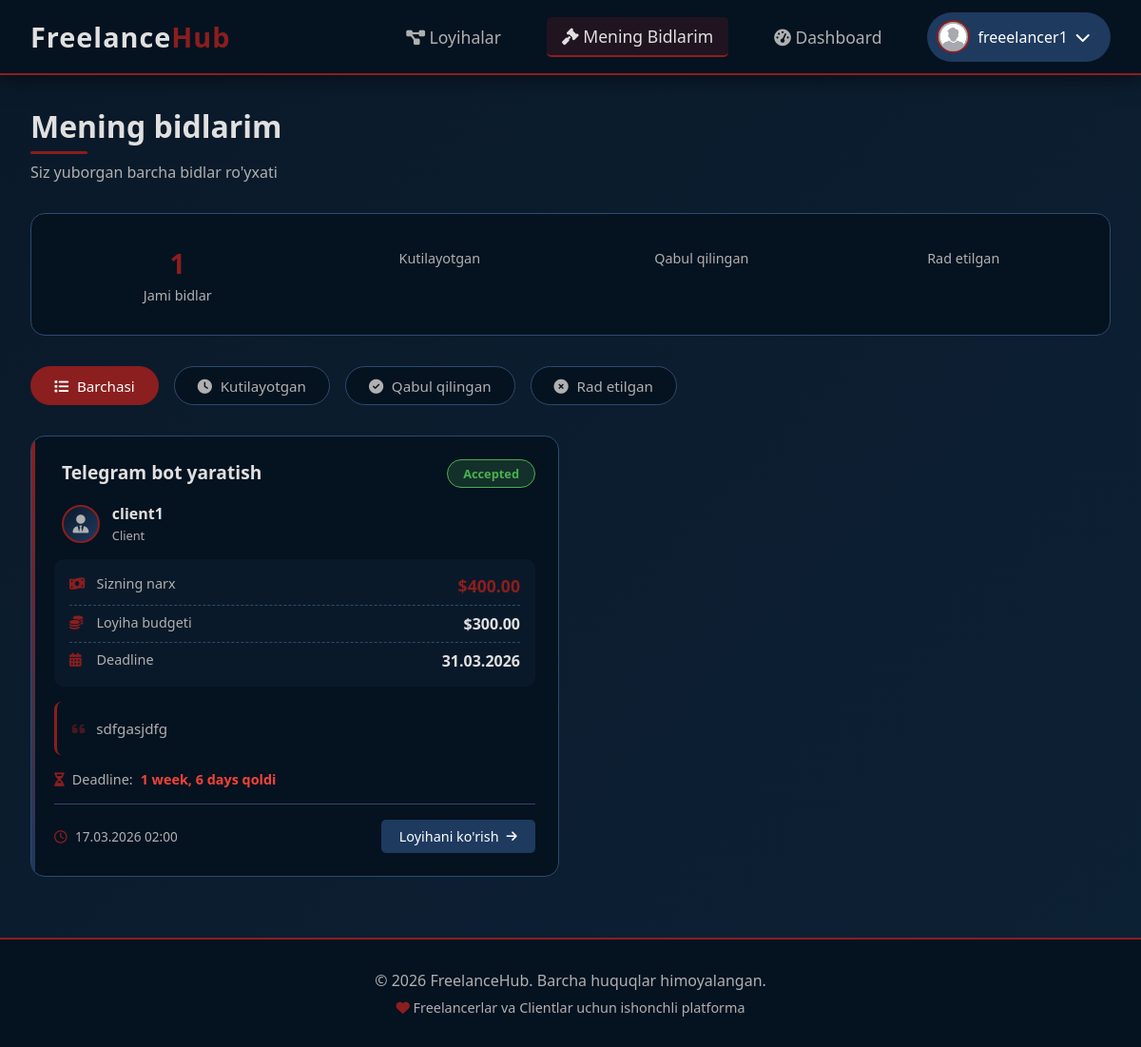
Screenshot of /bids/my-bids/ (signed in) with the database file from the repository.
### accounts/models.py (models this page shows, shortened)
class User(AbstractUser):
    ROLE_CHOICES = (
        ('client', 'Client'),
        ('freelancer', 'Freelancer'),
    )
    phone_regex = RegexValidator(regex=r'^\+?998?\d{9}$')
    email = models.EmailField(  null=True, blank=True)
    phone_number = models.CharField(max_length=15,  validators=[phone_regex], blank=True,null=True)
    first_name = models.CharField(max_length=20, blank=True, null=True)
    last_name = models.CharField(max_length=20, blank=True, null=True)
    role = models.CharField(max_length=10, choices=ROLE_CHOICES, default='client')
    bio = models.TextField(blank=True, null=True)
    profile_picture = models.ImageField(upload_to='profile_pics/', blank=True, null=True, default='default.png')
    created_at = models.DateTimeField(auto_now_add=True)

### bids/models.py (models this page shows)
class Bid(models.Model):
    STATUS_CHOICES = (
        ('pending', 'Pending'),
        ('accepted', 'Accepted'),
        ('rejected', 'Rejected'),
    )
    project = models.ForeignKey(Project, on_delete=models.CASCADE, related_name="bids")
    freelancer = models.ForeignKey(settings.AUTH_USER_MODEL, on_delete=models.CASCADE, related_name='bids')
    price = models.DecimalField(max_digits=12, decimal_places=2)
    message = models.TextField()
    status = models.CharField(max_length=20, choices=STATUS_CHOICES, default="pending")
    created_at = models.DateTimeField(auto_now_add=True)
    class Meta:
        unique_together = ('project', 'freelancer')

### projects/models.py (models this page shows)
class Project(models.Model):
    STATUS_CHOICES = (
        ('open', 'Open'),
        ('in_progress', 'In Progress'),
        ('completed', 'Completed'),
        ('cancelled', 'Cancelled'),
    )
    client = models.ForeignKey(settings.AUTH_USER_MODEL, on_delete=models.CASCADE, related_name='projects')
    title = models.CharField(max_length=200)
    description = models.TextField()
    budget = models.DecimalField(max_digits=10, decimal_places=2)
    deadline = models.DateField()
    status = models.CharField(max_length=20, choices=STATUS_CHOICES, default='open')
    created_at = models.DateField(auto_now_add=True)
    class Meta:
        ordering = ['-created_at']

### bids/views.py (the view)
# urls.py: path("my-bids/", MyBidsListView.as_view(), name="my_bids"),
class MyBidsListView(LoginRequiredMixin, View):
    def get(self, request):
        if request.user.role != 'freelancer':
            return redirect('project_list')
        my_bids = Bid.objects.filter(freelancer=request.user).select_related('project')
        return render(request, 'bids/my_bids.html', {'bids': my_bids})

### templates/bids/my_bids.html (shortened to what this page needs)
{% extends 'base.html' %}
{% block content %}
<div class="bids-header">
    <h1>Mening bidlarim</h1>
    <p>Siz yuborgan barcha bidlar ro'yxati</p>
</div>
{% if bids %}
<div class="stats-row">
    <div class="stat-item">
        <div class="stat-value">{{ bids.count }}</div>
        <div class="stat-label">Jami bidlar</div>
    </div>
    <div class="stat-item">
        <div class="stat-label">Kutilayotgan</div>
    </div>
    <div class="stat-item">
        <div class="stat-label">Qabul qilingan</div>
    </div>
    <div class="stat-item">
        <div class="stat-label">Rad etilgan</div>
    </div>
</div>
{% endif %}
<div class="filter-tabs">
    <button class="filter-btn active" onclick="filterBids('all')">
        <i class="fas fa-list"></i> Barchasi
    </button>
    <button class="filter-btn" onclick="filterBids('pending')">
        <i class="fas fa-clock"></i> Kutilayotgan
    </button>
    <button class="filter-btn" onclick="filterBids('accepted')">
        <i class="fas fa-check-circle"></i> Qabul qilingan
    </button>
    <button class="filter-btn" onclick="filterBids('rejected')">
        <i class="fas fa-times-circle"></i> Rad etilgan
    </button>
</div>
<div class="bids-grid">
    {% if bids %}
        {% for bid in bids %}
        <div class="bid-card" data-status="{{ bid.status }}">
            <div class="bid-header">
                <a href="{% url 'project_detail' bid.project.id %}" class="project-title">
                    {{ bid.project.title }}
                </a>
                <span class="bid-status {{ bid.status }}">
                    {{ bid.get_status_display }}
                </span>
            </div>
            <div class="client-info">
                <div class="client-avatar">
                    <i class="fas fa-user-tie"></i>
                </div>
                <div class="client-details">
                    <div class="client-name">{{ bid.project.client.username }}</div>
                    <div class="client-role">Client</div>
                </div>
            </div>
            <div class="bid-details">
                <div class="detail-row">
                    <span class="detail-label">
                        <i class="fas fa-money-bill-wave"></i> Sizning narx
                    </span>
                    <span class="detail-value price">${{ bid.price }}</span>
                </div>
                <div class="detail-row">
                    <span class="detail-label">
                        <i class="fas fa-coins"></i> Loyiha budgeti
                    </span>
                    <span class="detail-value">${{ bid.project.budget }}</span>
                </div>
                <div class="detail-row">
                    <span class="detail-label">
                        <i class="fas fa-calendar-alt"></i> Deadline
                    </span>
                    <span class="detail-value">{{ bid.project.deadline|date:"d.m.Y" }}</span>
                </div>
            </div>
            {% if bid.message %}
            <div class="bid-message">
                <i class="fas fa-quote-left" style="color: var(--dark-red); opacity: 0.5; margin-right: 0.5rem;"></i>
                {{ bid.message|truncatechars:120 }}
            </div>
            {% endif %}
            <div class="project-deadline">
                <i class="fas fa-hourglass-half"></i>
                Deadline:
                {% with days_left=bid.project.deadline|timeuntil %}
                    {% if "day" in days_left %}
                        <span class="{% if days_left|slice:":1" < '3' %}deadline-urgent{% endif %}">
                            {{ days_left }} qoldi
                        </span>
                    {% else %}
                        <span>{{ days_left }} qoldi</span>
                    {% endif %}
                {% endwith %}
            </div>
            <div class="card-footer">
                <span class="bid-date">
                    <i class="far fa-clock"></i> {{ bid.created_at|date:"d.m.Y H:i" }}
                </span>
                <a href="{% url 'project_detail' bid.project.id %}" class="btn-view">
                    Loyihani ko'rish <i class="fas fa-arrow-right"></i>
                </a>
            </div>
        </div>
        {% endfor %}
    {% endif %}
</div>
{% endblock %}

### templates/base.html (shortened to what this page needs)
<!DOCTYPE html>
<html lang="uz">
<head>
    <link rel="stylesheet" href="https://cdnjs.cloudflare.com/ajax/libs/font-awesome/6.4.0/css/all.min.css">
</head>
<body>
    <nav class="navbar">
        <div class="nav-container">
            <div class="logo">
                <a href="{% url 'project_list' %}">Freelance<span>Hub</span></a>
            </div>
            <div class="nav-links">
                <a href="{% url 'project_list' %}" class="{% if request.resolver_match.url_name == 'project_list' %}active{% endif %}">
                    <i class="fas fa-project-diagram"></i> Loyihalar
                </a>
                {% if user.is_authenticated %}
                    {% if user.role == 'freelancer' %}
                        <a href="{% url 'my_bids' %}" class="{% if request.resolver_match.url_name == 'my_bids' %}active{% endif %}">
                            <i class="fas fa-gavel"></i> Mening Bidlarim
                        </a>
                    {% endif %}
                    <a href="{% url 'dashboard' %}" class="{% if request.resolver_match.url_name == 'dashboard' %}active{% endif %}">
                        <i class="fas fa-tachometer-alt"></i> Dashboard
                    </a>
                    <div class="user-menu">
                        <button class="user-btn">
                            {% if user.profile_picture and user.profile_picture.url %}
                                <img src="{{ user.profile_picture.url }}" alt="{{ user.username }}" class="user-avatar">
                            {% else %}
                                <div class="user-avatar-placeholder">
                                    <i class="fas fa-user"></i>
                                </div>
                            {% endif %}
                            <span class="user-name">{{ user.username }}</span>
                            <i class="fas fa-chevron-down"></i>
                        </button>
                    </div>
                {% endif %}
            </div>
        </div>
    </nav>
    <main class="main-content">
        {% block content %}{% endblock %}
    </main>
    <footer class="footer">
        <div class="footer-content">
            <p>&copy; {% now "Y" %} FreelanceHub. Barcha huquqlar himoyalangan.</p>
            <p style="margin-top: 0.5rem; font-size: 0.9rem;">
                <i class="fas fa-heart" style="color: var(--dark-red);"></i>
                Freelancerlar va Clientlar uchun ishonchli platforma
            </p>
        </div>
    </footer>
</body>
</html>

### templates/base.html (style rules this page uses)
* { margin: 0; padding: 0; box-sizing: border-box; font-family: 'Segoe UI', Tahoma, Geneva, Verdana, sans-serif; }
body { background: linear-gradient(135deg, #0a1929 0%, #0d2135 100%); min-height: 100vh; color: #e0e0e0; }
:root { --dark-blue: #0a1929; --darker-blue: #051220; --dark-red: #8b1e1e; --darker-red: #6b1515; --accent-blue: #1e3a5f; --accent-red: #a82e2e; --text-primary: #e0e0e0; --text-secondary: #b0b0b0; --border-color: #2d4b6e; }
.navbar { background: var(--darker-blue); padding: 0.8rem 2rem; box-shadow: 0 4px 20px rgba(0, 0, 0, 0.5); border-bottom: 2px solid var(--dark-red); position: sticky; top: 0; z-index: 1000; }
.nav-container { max-width: 1400px; margin: 0 auto; display: flex; justify-content: space-between; align-items: center; }
.logo a { color: var(--text-primary); font-size: 1.8rem; font-weight: 700; text-decoration: none; letter-spacing: 1px; }
.logo span { color: var(--dark-red); }
.nav-links { display: flex; gap: 2rem; align-items: center; }
.nav-links a { color: var(--text-secondary); text-decoration: none; font-size: 1.1rem; transition: all 0.3s ease; padding: 0.5rem 1rem; border-radius: 5px; }
.nav-links a:hover, .nav-links a.active { color: var(--text-primary); background: rgba(139, 30, 30, 0.2); border-bottom: 2px solid var(--dark-red); }
.user-menu { position: relative; display: inline-block; }
.user-btn { background: var(--accent-blue); color: white; border: none; padding: 0.4rem 1.2rem 0.4rem 0.5rem; border-radius: 30px; cursor: pointer; font-size: 1rem; display: flex; align-items: center; gap: 0.5rem; border: 2px solid transparent; transition: all 0.3s ease; }
.user-avatar { width: 35px; height: 35px; border-radius: 50%; object-fit: cover; border: 2px solid var(--dark-red); background: var(--dark-blue); }
.user-name { max-width: 100px; overflow: hidden; text-overflow: ellipsis; white-space: nowrap; }
.main-content { max-width: 1400px; margin: 2rem auto; padding: 0 2rem; min-height: calc(100vh - 200px); }
.footer { background: var(--darker-blue); padding: 2rem; margin-top: 4rem; border-top: 2px solid var(--dark-red); }
.footer-content { max-width: 1400px; margin: 0 auto; text-align: center; color: var(--text-secondary); }

### rows the page displays
User: profile_picture (placeholder picture), username "freeelancer1"
Bid: project "Telegram bot yaratish", status "Accepted", project.client.username "client1", price "400.00", project.budget "300.00", project.deadline "31.03.2026", message "sdfgasjdfg", project "1 week, 6 days", created_at "17.03.2026 02:00"

### other values shown
{{ bids.count }} "1"
